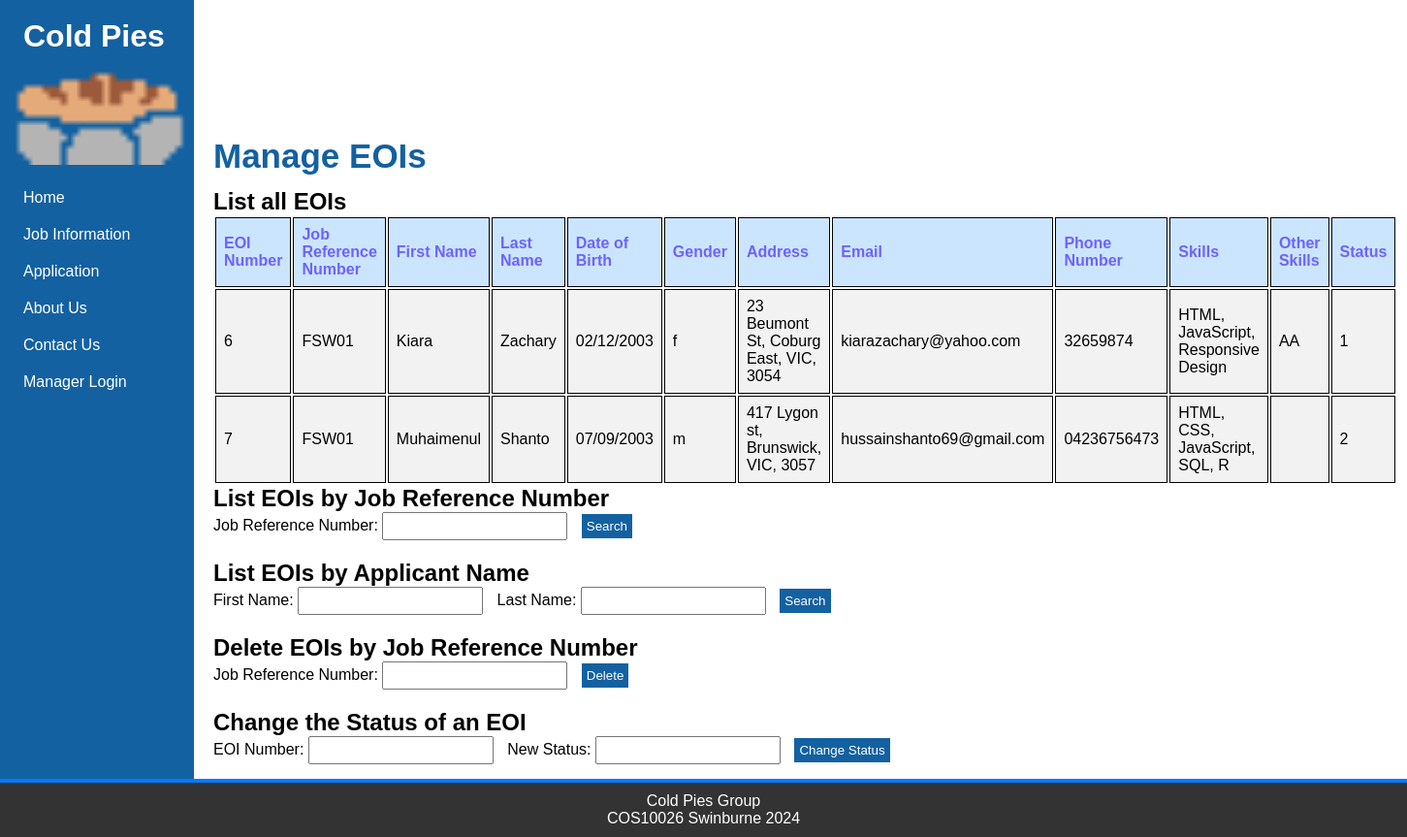
Page /assign2/manage.php on the committed database.
### tables this page shows
CREATE TABLE `eoi` (
  `EOInumber` int NOT NULL AUTO_INCREMENT,
  `JobReferenceNumber` varchar(5) NOT NULL,
  `FirstName` varchar(20) NOT NULL,
  `LastName` varchar(20) NOT NULL,
  `DateOfBirth` varchar(10) DEFAULT NULL,
  `Gender` varchar(1) DEFAULT NULL,
  `Address` varchar(40) NOT NULL,
  `Email` varchar(100) NOT NULL,
  `PhoneNumber` varchar(12) NOT NULL,
  `Skills` text NOT NULL,
  `OtherSkills` text,
  `Status` varchar(10) NOT NULL,
  PRIMARY KEY (`EOInumber`),
  KEY `FK_JobReferenceNumber` (`JobReferenceNumber`),
  CONSTRAINT `FK_JobReferenceNumber` FOREIGN KEY (`JobReferenceNumber`) REFERENCES `job_description` (`JobReferenceNumber`)
);

### assign2/manage.php (the view, shortened to what this page needs)
<!DOCTYPE html>
<html lang="en">
<head>
  <link href="styles/coldpiescss.css" rel="stylesheet"/>
</head>
<body>
  <?php include 'header.inc'; ?>
  <?php include 'menu.inc'; ?>
  <main class="content">
    <h1>Manage EOIs</h1>
    <?php
    require_once 'settings.php';
    $conn = new mysqli($host, $user, $pwd, $sql_db);
    function displayEOIs($result) {
      if ($result->num_rows > 0) {
        echo "<table class='jobs'><tr><th>EOI Number</th><th>Job Reference Number</th><th>First Name</th><th>Last Name</th><th>Date of Birth</th><th>Gender</th><th>Address</th><th>Email</th><th>Phone Number</th><th>Skills</th><th>Other Skills</th><th>Status</th></tr>";
        while($row = $result->fetch_assoc()) {
          echo "<tr><td>" . $row["EOInumber"]. "</td><td>" . $row["JobReferenceNumber"]. "</td><td>" . $row["FirstName"]. "</td><td>" . $row["LastName"]. "</td><td>" . $row["DateOfBirth"]. "</td><td>" . $row["Gender"]. "</td><td>" . $row["Address"]. "</td><td>" . $row["Email"]. "</td><td>" . $row["PhoneNumber"]. "</td><td>" . $row["Skills"]. "</td><td>" . $row["OtherSkills"]. "</td><td>" . $row["Status"]. "</td></tr>";
        }
        echo "</table>";
      } else {
        echo "0 results";
      }
    }
    echo "<h2>List all EOIs</h2>";
    $sql = "SELECT * FROM eoi";
    $result = $conn->query($sql);
    displayEOIs($result);
    ?>
    <h2>List EOIs by Job Reference Number</h2>
    <form method="post" action="">
      Job Reference Number: <input type="text" name="jobref">
      <input type="submit" name="searchByJobRef" value="Search">
    </form>
    <h2>List EOIs by Applicant Name</h2>
    <form method="post" action="">
      First Name: <input type="text" name="firstname">
      Last Name: <input type="text" name="lastname">
      <input type="submit" name="searchByName" value="Search">
    </form>
    <h2>Delete EOIs by Job Reference Number</h2>
    <form method="post" action="">
      Job Reference Number: <input type="text" name="deletejobref">
      <input type="submit" name="deleteByJobRef" value="Delete">
    </form>
    <h2>Change the Status of an EOI</h2>
    <form method="post" action="">
      EOI Number: <input type="text" name="eoinumber">
      New Status: <input type="text" name="newstatus">
      <input type="submit" name="changeStatus" value="Change Status">
    </form>
  </main>
  <?php include 'footer.inc'; ?>
</body>
</html>

### assign2/styles/coldpiescss.css (style rules this page uses)
* { margin: 0; padding: 0; box-sizing: border-box; text-decoration: none; font-family: calabri, sans-serif; }
h1 { color: #1361a1; }
.content { margin-left: 200px; padding: 20px; color: black; font-family: "arial"; margin-bottom: 35px; }
.content h1 { margin-top: 10px; margin-bottom: 10px; font: 600 35px/1.3 'Calibri', sans-serif; color: #1361a1; }
.jobs th, td { border: 1px solid black; padding: 8px; text-align: left; background-color: #f2f2f2; }
.jobs th { font-weight: bold; color: #6c63ff; background-color: #cce5ff; }
form { margin-bottom: 20px; }
form input[type="text"], form input[type="submit"] { flex: 2; padding: 5px; margin-right: 10px; }
form input[type="submit"] { flex: 1; background-color: #1361a1; color: white; border: none; cursor: pointer; }

### rows in the picture
eoi: EOInumber "6", JobReferenceNumber "FSW01", FirstName "Kiara", LastName "Zachary", DateOfBirth "02/12/2003", Gender "f", Address "23 Beumont St, Coburg East, VIC, 3054", Email "kiarazachary@yahoo.com", PhoneNumber "32659874", Skills "HTML, JavaScript, Responsive Design", OtherSkills "AA", Status "1"
eoi: EOInumber "7", JobReferenceNumber "FSW01", FirstName "Muhaimenul", LastName "Shanto", DateOfBirth "07/09/2003", Gender "m", Address "417 Lygon st, Brunswick, VIC, 3057", Email "hussainshanto69@gmail.com", PhoneNumber "04236756473", Skills "HTML, CSS, JavaScript, SQL, R", Status "2"
